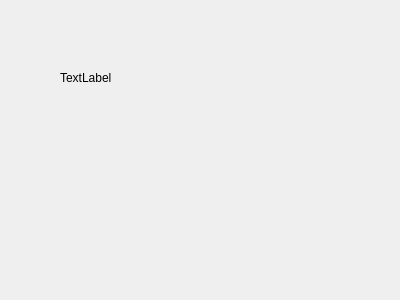
<?xml version="1.0" encoding="UTF-8"?>
<ui version="4.0">
 <class>ATCCSDBMStartup</class>
 <widget class="QWidget" name="ATCCSDBMStartup">
  <property name="geometry">
   <rect>
    <x>0</x>
    <y>0</y>
    <width>400</width>
    <height>300</height>
   </rect>
  </property>
  <property name="windowTitle">
   <string>ATCCSDBMStartup</string>
  </property>
  <widget class="QLabel" name="label">
   <property name="geometry">
    <rect>
     <x>60</x>
     <y>70</y>
     <width>64</width>
     <height>16</height>
    </rect>
   </property>
   <property name="text">
    <string>TextLabel</string>
   </property>
  </widget>
 </widget>
 <resources/>
 <connections/>
</ui>
